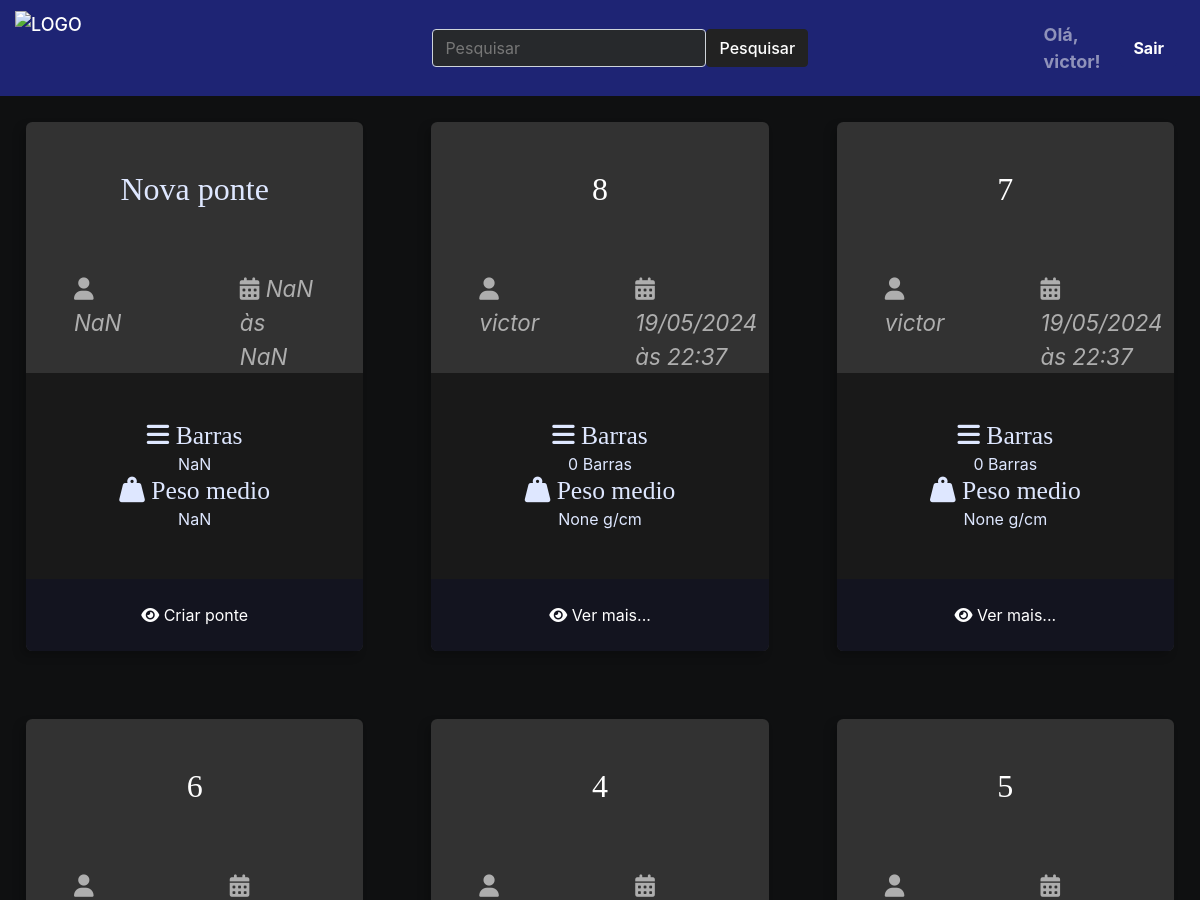
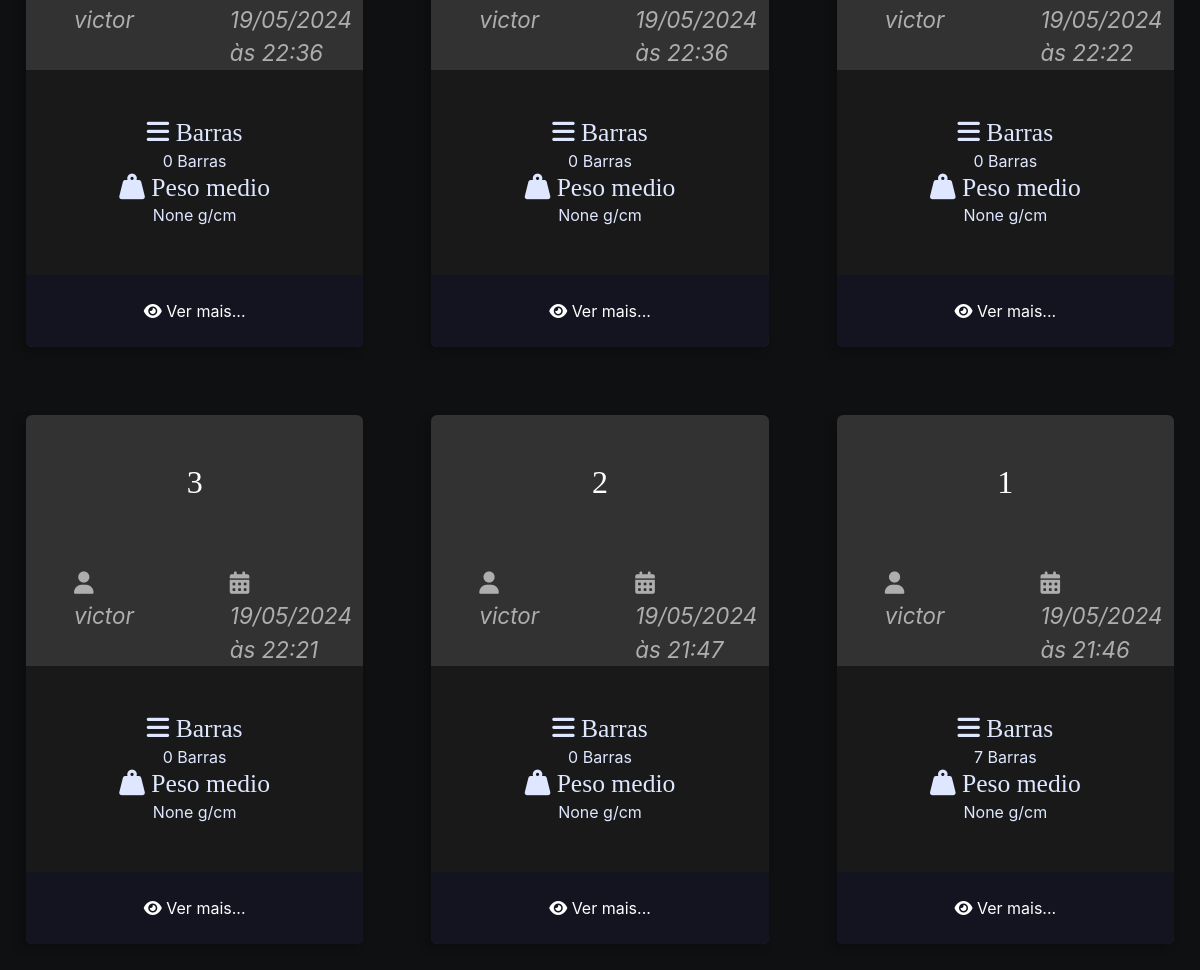
Page / (signed in) on the earlier database version (2 pictures, top to bottom).
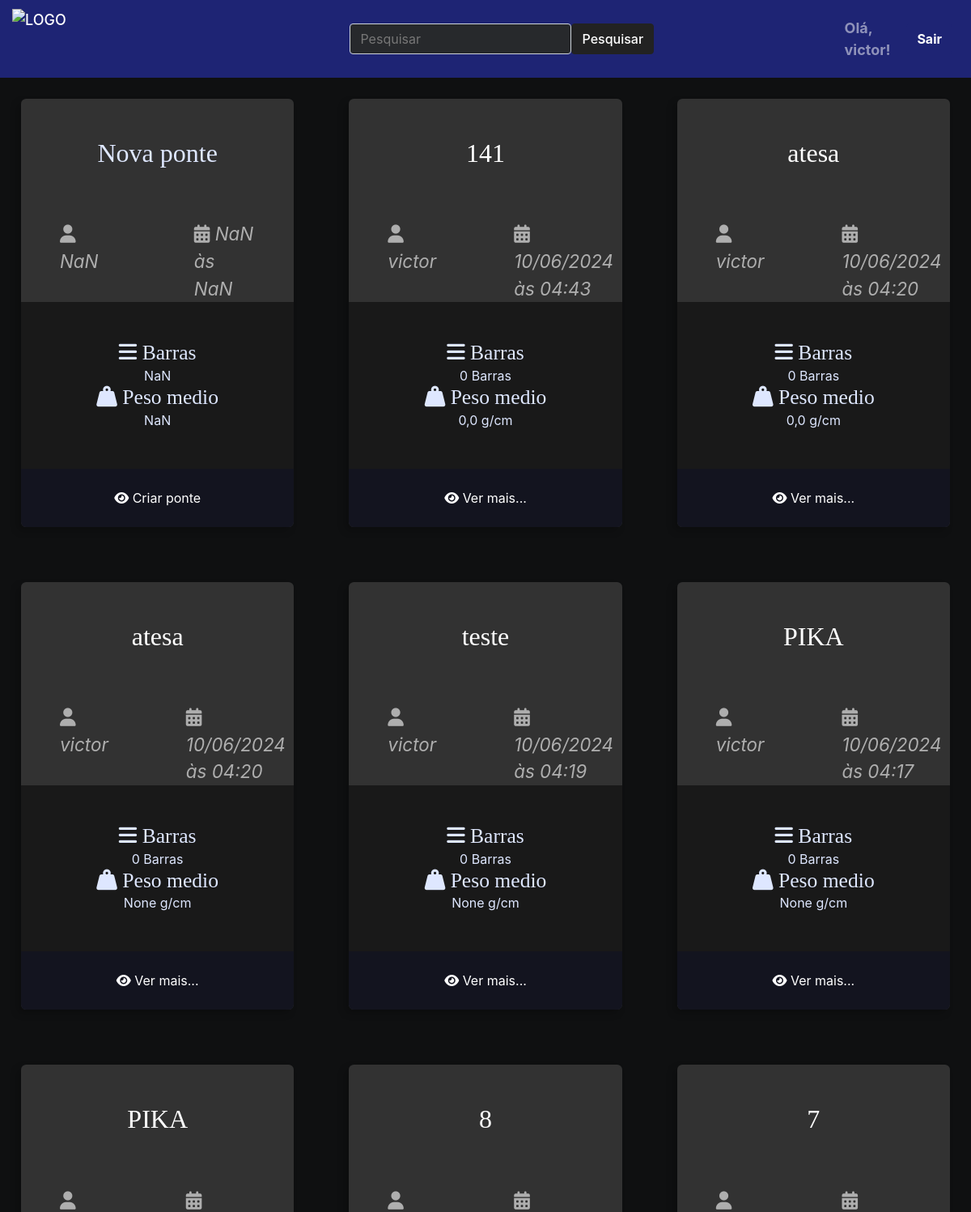
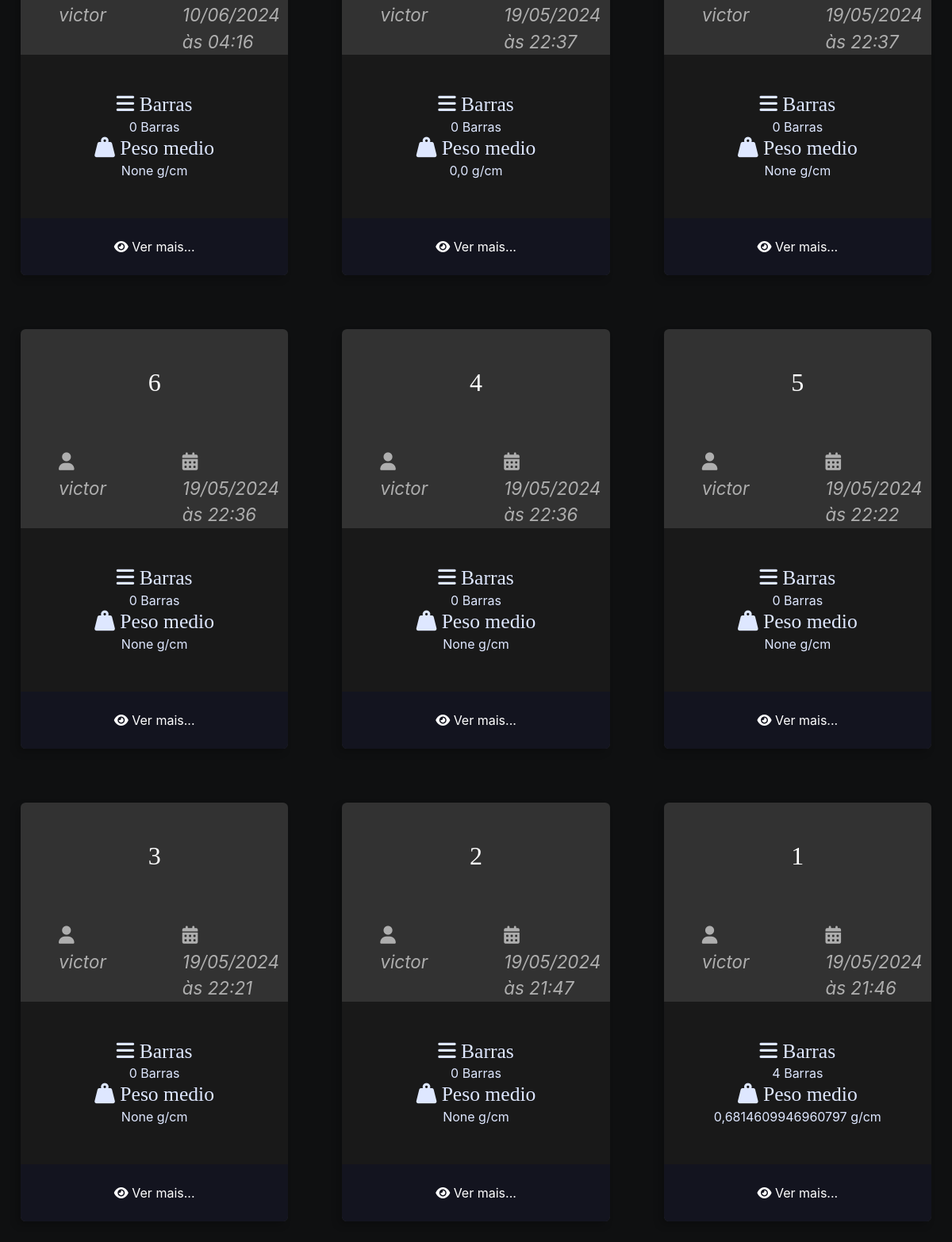
Same page on the later database version (2 pictures, top to bottom).
### ponte/models.py (models this page shows, shortened)
class Ponte(models.Model):
    autor = models.ForeignKey(User, on_delete=models.CASCADE)
    nome_ponte = models.CharField(max_length=50)
    peso_linear = models.FloatField(null=True, blank=True)
    peso_metade = models.FloatField(null=True, blank=True)
    slug = models.SlugField(unique=True, blank=True, null=True)
    created_at = models.DateTimeField(auto_now_add=True)
    updated_at = models.DateTimeField(auto_now=True)
    cover = models.ImageField(upload_to='ponte/covers/%Y/%m/%d/', default='', blank=True)

### ponte/views.py (the view)
# urls.py: path('', index, name='index'),
def index(request):
    if request.user.is_authenticated:
        pontes = Ponte.objects.filter(autor=request.user).order_by('-id')
        return render(request, 'ponte/pages/home.html', context={'pontes': pontes})
    else:
        return render(request, 'ponte/pages/homeNL.html')

### ponte/templates/ponte/pages/home.html (shortened to what this page needs)
{% extends 'global/base.html' %}
{% load static %}
{% block content %}
<div class="main-content main-content-list container">
{% include 'ponte/partials/newponte.html' %}
{% for ponte in pontes %}
    {% include 'ponte/partials/pontes.html' %}
{% endfor %}
</div>
{% endblock content %}

### base_templates/global/base.html (shortened to what this page needs)
{% load static %}
<!DOCTYPE html>
<html lang="pt-br">
<head>
{% include "ponte/partials/head.html" %}
</head>
<body>
    {% include "ponte/partials/navbar1.html" %}
    <main class="main-content-container">
    {% block content %}{% endblock content %}
    </main>

### ponte/templates/ponte/partials/head.html (shortened to what this page needs)
{% load static %}
    <link rel="stylesheet"
        type="text/css"
        href="{% static 'ponte/css/ponte.css' %}" />
    <link rel="stylesheet"
        type="text/css"
        href="{% static 'ponte/css/base.css' %}" />
        <link rel="stylesheet" href="https://cdnjs.cloudflare.com/ajax/libs/font-awesome/6.5.2/css/all.min.css" />

### ponte/templates/ponte/partials/navbar1.html (shortened to what this page needs)
{% load static %}
<nav class="navbar navbar-dark bg-primary navbar-expand-lg p-0 w-100">
    <div class="container-fluid">
        <a class="navbar-brand"
            href="{% url 'index' %} ">
            <img src="{% static 'ponte/icons/logomarcacalc.png' %}"
                alt="Logo"
                width="150"
                height="80"
                class="d-inline-block align-text-top"
                style="filter: brightness(1.0)" />
        </a>
        <div class="collapse navbar-collapse"
            id="navbarNavDropdown">
            <ul class="navbar-nav">
                <li class="nav-item">
                </li>
            </ul>
        </div>
        <div class="container-fluid d-flex justify-content-center padding">
            <form class="d-flex">
                <input class="form-control me-2" type="search" placeholder="Pesquisar" aria-label="Pesquisar">
                <button class="btn btn-dark" type="submit">Pesquisar</button>
            </form>
        </div>
        {% if user.is_authenticated %}
        <span class="navbar-text">
            <strong>Olá, {{ user.username }}!</strong>
        </span>
        <form action="{% url 'logout' %}" method="post" class="d-inline">
            <button type="submit" class="btn btn-primary ml-2 mr-2 font-weight-bold" role="button">Sair</button>
        </form>
    {% else %}
        <a href="{% url 'login' %}" class="btn btn-primary ml-2 mr-2 font-weight-bold" role="button">Login</a>
        <a href="{% url 'register' %}" class="btn btn-primary ml-2 mr-2 font-weight-bold" role="button">Registrar</a>
    {% endif %}
    </div>
</nav>

### ponte/templates/ponte/partials/newponte.html (shortened to what this page needs)
<div class="ponte ponte-list-item">
    <div class="ponte-title-container">
        <h2 class="ponte-title">Nova ponte</h2>
    </div>
    <div class="ponte-infos">
        <div class="ponte-author">
            <span class="ponte-author-item">
                <i class="fas fa-user"></i>
                NaN
            </span>
        </div>
        <div class="ponte-date">
            <span class="ponte-date-item">
                <i class="fas fa-calendar-alt"></i>
                NaN <br> às NaN
            </span>
        </div>
    </div>
    <div class="ponte-meta-container">
        <div class="ponte-meta ponte-barra">
            <h3 class="ponte-meta-title"><i class="fas fa-bars"></i> Barras</h3>
            <div class="ponte-meta-text">
                NaN
            </div>
        </div>
        <div class="ponte-meta ponte-pmedio">
            <h3 class="ponte-meta-title"><i class="fas fa-weight-hanging"></i> Peso medio</h3>
            <div class="ponte-meta-text">
                NaN
            </div>
        </div>
    </div>
    <footer class="ponte-footer">
        <a class="ponte-read-more button button-dark button-full-width"
            href="#"
            class="btn btn-primary"
            data-bs-toggle="modal"
            data-bs-target="#exampleModal">
            <i class="fas fa-eye"></i>
            <span>Criar ponte</span>
        </a>
    </footer>
</div>

### ponte/templates/ponte/partials/scripts.html (shortened to what this page needs)
{% load static %}

### ponte/templates/ponte/partials/pontes.html
{% load static %}
<div class="ponte ponte-list-item">
    <div class="ponte-title-container">
        <h2 class="ponte-title">
            <a href="{% url 'ponte_detail' username=ponte.autor.username ponte_id=ponte.id %}">
                {{ ponte.nome_ponte }}
            </a>
        </h2>
    </div>
    <div class="ponte-infos">
        <div class="ponte-author">
            <span class="ponte-author-item">
                <i class="fas fa-user"></i>
                {% if ponte.autor.first_name %}
                {{ ponte.autor.first_name }} {{ ponte.autor.last_name }}
                {% else %}
                {{ ponte.autor.username }}
                {% endif %}
            </span>
        </div>
        <div class="ponte-date">
            <span class="ponte-date-item">
                <i class="fas fa-calendar-alt"></i>
                {{ ponte.created_at|date:"d/m/Y" }}<br> às
                {{ ponte.created_at|date:"H:i" }}
            </span>
        </div>
    </div>
    <div class="ponte-meta-container">
        <div class="ponte-meta ponte-barra">
            <h3 class="ponte-meta-title"><i class="fas fa-bars"></i>
                {% if ponte.barras.count == 1 %}
                Barra
                {% else %}
                Barras
                {% endif %}</h3>
            <div class="ponte-meta-text">
                {% if ponte.barras.count == 1 %}
                {{ ponte.barras.count }} Barra
                {% else %}
                {{ ponte.barras.count }} Barras
                {% endif %}
            </div>
        </div>
        <div class="ponte-meta ponte-pmedio">
            <h3 class="ponte-meta-title"><i class="fas fa-weight-hanging"></i> Peso medio</h3>
            <div class="ponte-meta-text">
                {{ ponte.peso_metade }} g/cm
            </div>
        </div>
    </div>
    <footer class="ponte-footer">
        <a class="ponte-read-more button button-dark button-full-width"
            href="{% url 'ponte_detail' username=ponte.autor.username ponte_id=ponte.id %}">
            <i class="fas fa-eye"></i>
            <span>Ver mais...</span>
        </a>
    </footer>
</div>

### ponte/static/ponte/css/ponte.css (style rules this page uses)
.main-content * { padding: 0; margin: 0; box-sizing: border-box; }
.main-content h1, .main-content h2, .main-content h3, .main-content h4, .main-content h5, .main-content h6 { font-family: var(--font-headings); }
.main-content-container .container { max-width: 144rem; margin: 0 auto; padding: var(--spacing-gutter-small); }
.main-content { padding-top: 0; }
.main-content-list { display: grid; grid-template-columns: repeat(auto-fit, minmax(340px, 1fr)); gap: var(--spacing-gutter-medium); }
.ponte { background: var(--color-gray-8); box-shadow: -5px 5px 10px rgba(0, 0, 0, 0.2); transform: scale(1); transition: all 300ms ease-in-out; border-radius: 0.4rem; overflow: hidden; }
.ponte-list-item { max-width: 64rem; margin: 10px; }
.ponte-title-container { display: flex; justify-content: center; align-items: center; padding: var(--spacing-gutter-medium); padding-bottom: 2rem; }
.ponte-title a { color: white; text-decoration: none; }
.ponte-author { padding: 0 var(--spacing-gutter-medium); }
.ponte-date { padding: 0 var(--spacing-gutter-medium); }
.ponte-infos { padding-top: 2rem; display: flex; justify-content: space-between; }
.ponte-author-item { color: var(--color-gray-3); font-style: italic; font-size: 1.4rem; text-align: left }
.ponte-date-item { color: var(--color-gray-3); font-style: italic; font-size: 1.4rem; text-align: right; }
.ponte-meta-container { display: flex; flex-flow: row wrap; padding: var(--spacing-gutter-medium); background: var(--color-gray-9); }
.ponte-meta { display: flex; flex-flow: column nowrap; flex-shrink: 1; flex-grow: 1; text-align: center; }
.ponte-meta-title { font-size: 1.6rem; }
.ponte-footer { margin-top: auto; width: 100%; }
.ponte-footer a { background: var(--color-primary-dark); display: block; color: var(--color-white); text-decoration: none; text-align: center; padding: 1.5rem var(--spacing-gutter-medium); transition: all 300ms ease-in-out; }

Differences in the rows shown:
added Ponte: nome_ponte "141", autor.username "victor", created_at "10/06/2024", created_at "04:43", shows "Barras", barras.count "0", peso_metade "0,0"
added Ponte: nome_ponte "atesa", autor.username "victor", created_at "10/06/2024", created_at "04:20", shows "Barras", barras.count "0", peso_metade "0,0"
added Ponte: nome_ponte "atesa", autor.username "victor", created_at "10/06/2024", created_at "04:20", shows "Barras", barras.count "0", peso_metade "None"
added Ponte: nome_ponte "teste", autor.username "victor", created_at "10/06/2024", created_at "04:19", shows "Barras", barras.count "0", peso_metade "None"
added Ponte: nome_ponte "PIKA", autor.username "victor", created_at "10/06/2024", created_at "04:17", shows "Barras", barras.count "0", peso_metade "None"
added Ponte: nome_ponte "PIKA", autor.username "victor", created_at "10/06/2024", created_at "04:16", shows "Barras", barras.count "0", peso_metade "None"
changed Ponte (number 7 of 14 on the later page): peso_metade "None" → "0,0"
changed Ponte (number 14 of 14 on the later page): barras.count "7" → "4"; peso_metade "None" → "0,6814609946960797"
